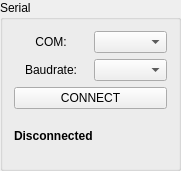
     <widget class="QGroupBox" name="groupBox_Serial">
      <property name="geometry">
       <rect>
        <x>0</x>
        <y>0</y>
        <width>181</width>
        <height>171</height>
       </rect>
      </property>
      <property name="title">
       <string>Serial</string>
      </property>
      <layout class="QVBoxLayout" name="verticalLayout_3">
       <item>
        <layout class="QHBoxLayout" name="horizontalLayout_Comport">
         <item>
          <widget class="QLabel" name="label_Comport">
           <property name="text">
            <string>COM:</string>
           </property>
           <property name="alignment">
            <set>Qt::AlignCenter</set>
           </property>
          </widget>
         </item>
         <item>
          <widget class="QComboBox" name="comboBox_Comport"/>
         </item>
        </layout>
       </item>
       <item>
        <layout class="QHBoxLayout" name="horizontalLayout_Baudrate">
         <item>
          <widget class="QLabel" name="label_Baudrate">
           <property name="text">
            <string>Baudrate:</string>
           </property>
           <property name="alignment">
            <set>Qt::AlignCenter</set>
           </property>
          </widget>
         </item>
         <item>
          <widget class="QComboBox" name="comboBox_Baudrate">
           <property name="enabled">
            <bool>true</bool>
           </property>
          </widget>
         </item>
        </layout>
       </item>
       <item>
        <widget class="QPushButton" name="pushButton_Connect">
         <property name="enabled">
          <bool>true</bool>
         </property>
         <property name="text">
          <string>CONNECT</string>
         </property>
        </widget>
       </item>
       <item>
        <widget class="QLabel" name="label_connectStatus">
         <property name="font">
          <font>
           <weight>75</weight>
           <bold>true</bold>
          </font>
         </property>
         <property name="text">
          <string>Disconnected</string>
         </property>
        </widget>
       </item>
      </layout>
     </widget>
